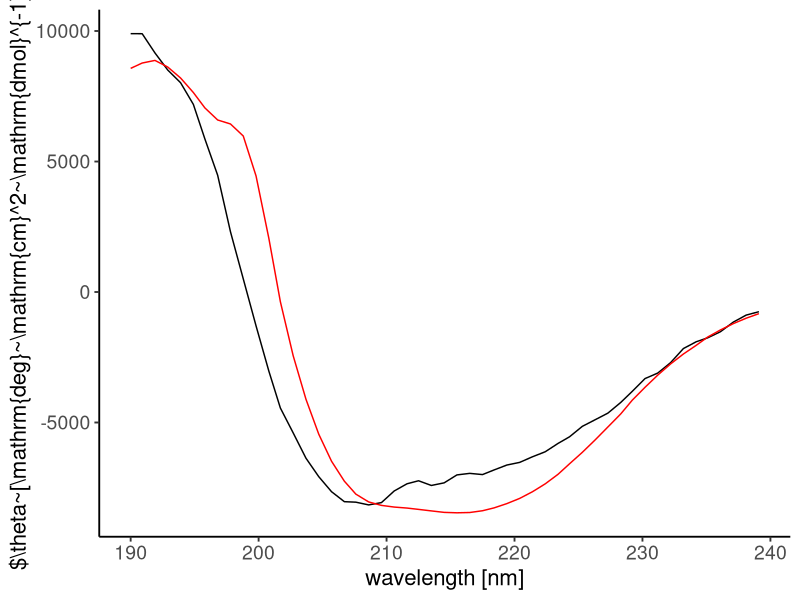

Reproduce this figure in R.
## ---- chunk 1
knitr::opts_chunk$set(dev='tikz', error=T, warning=F, message=F, size='tiny', echo=F)
## ---- chunk 2
library(ggplot2)
library(dplyr)
library(magrittr)

DATA <- read.csv("data.csv", header=T)

DATA %<>% mutate(K2D3.predEll = K2D3.pred*3298)
save(DATA, file="data.Rda")
## ---- chunk 3
ggplot(DATA, aes(x=nm, y=Ell)) + geom_line() +
  geom_line(aes(y=K2D3.predEll), color="red") +
  ylab("$\\theta~[\\mathrm{deg}~\\mathrm{cm}^2~\\mathrm{dmol}^{-1}]$")+
  xlab("wavelength [nm]")+
  theme_classic(base_size = 14, base_family = "Helvetica") +
  theme(strip.background=element_rect(color="transparent", fill = "#E6E6E6", size = 0), 
        strip.text.x = element_text(size = 14, hjust = 0.5, vjust = 0.5),
        legend.key= element_rect(color="transparent"),
        plot.title = element_text(vjust=2, size=16),
        panel.grid.minor = element_blank(), 
        panel.grid.major = element_blank(),
        panel.background = element_blank(),
        plot.background = element_blank(),
        axis.text = element_text(size=14),
        axis.title = element_text(size=16))
